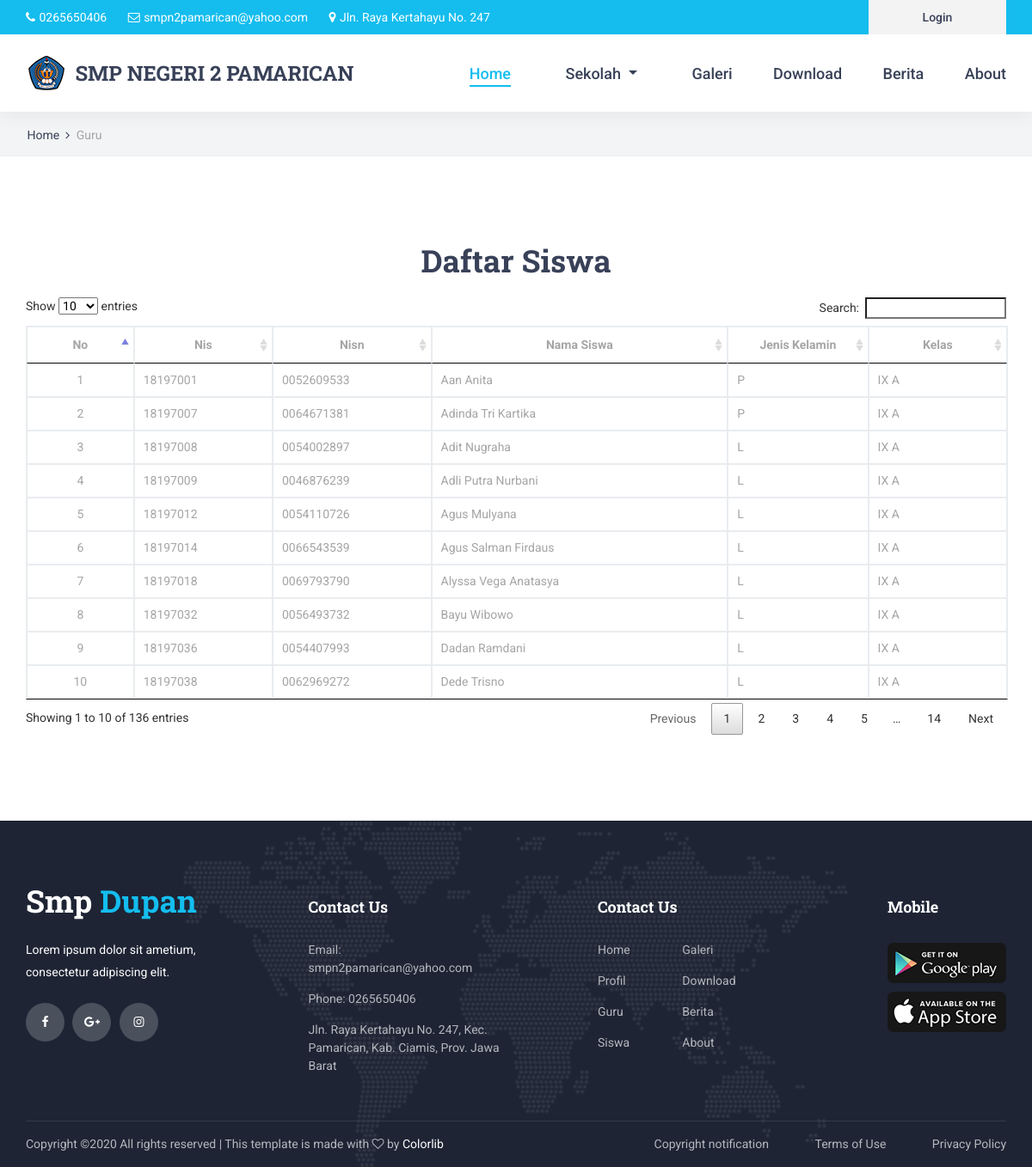
/index.php/home/siswa, run on the app's committed database.
### tables this page shows
CREATE TABLE `tbl_setting` (
  `id` int(1) NOT NULL,
  `nama_sekolah` varchar(255) DEFAULT NULL,
  `alamat` varchar(255) DEFAULT NULL,
  `no_telp` varchar(15) DEFAULT NULL,
  `kepala_sekolah` varchar(25) DEFAULT NULL,
  `nip` varchar(20) DEFAULT NULL,
  `foto_kepsek` varchar(255) DEFAULT NULL,
  `visi` text DEFAULT NULL,
  `misi` text DEFAULT NULL,
  `sejarah` text DEFAULT NULL
);

CREATE TABLE `tbl_siswa` (
  `id_siswa` int(11) NOT NULL,
  `nis` varchar(15) DEFAULT NULL,
  `nisn` varchar(15) DEFAULT NULL,
  `nama_siswa` varchar(25) DEFAULT NULL,
  `jenis_kelamin` varchar(15) DEFAULT NULL,
  `kelas` varchar(10) DEFAULT NULL
);

### application/views/layout/v_wrapper.php (called while the page is built)
<?php
 require_once('v_head.php');
 require_once('v_header.php');
 require_once('v_nav.php');
 require_once('v_content.php');
 require_once('v_footer.php');

### application/controllers/Home.php (called while the page is built, shortened)
 <?php
class HOME extends CI_Controller {
    public function __construct()
    {
        $this->load->model('m_home');
        $this->load->model('m_guru');
    }
    public function siswa()
    {
        $data = array(
                        'title' => 'Siswa',
                        'siswa' => $this->m_home->siswa(),
                        'isi' => 'v_siswa'
                    );
        $this->load->view('layout/v_wrapper',$data,FALSE);
    }
}

### index.php (called while the page is built, shortened)
<?php
require_once BASEPATH.'core/CodeIgniter.php';

### application/models/M_setting.php (called while the page is built, shortened)
<?php
class M_setting extends CI_Model {
	public function detail()
	{
		$this->db->select('*');
		$this->db->from('tbl_setting');
		$this->db->where('id', 1);
		return $this->db->get()->row();
	}
}

### application/views/layout/v_content.php (called while the page is built)
<?php
if($isi) {
	$this->load->view($isi);
}

### application/models/M_home.php (called while the page is built, shortened)
<?php
class M_home extends CI_Model {
	public function siswa()
	{
		$this->db->select('*');
		$this->db->from('tbl_siswa');
		$this->db->order_by('id_siswa', 'DESC');
		return $this->db->get()->result();
	}
}

### application/views/v_siswa.php (the view)
<div class="home">
	<div class="breadcrumbs_container">
		<div class="container">
			<div class="row">
				<div class="col">
					<div class="breadcrumbs">
						<ul>
							<li><a href="index.html">Home</a></li>
							<li>Guru</li>
						</ul>
					</div>
				</div>
			</div>
		</div>
	</div>
</div>
<div class="contact">
	<div class="contact_info_container">
		<div class="container">
			<div class="row">
				<div class="col-lg-12 text-center">
					<h2>Daftar Siswa</h2><br>
				</div>
				<div class="col-lg-12">
					<table class="table table-bordered" id="myTable">
						<thead>
							<tr>
								<th class="text-center" width="30px">No</th>
								<th class="text-center"width="50px">Nis</th>
								<th class="text-center"width="50px">Nisn</th>
								<th class="text-center"width="150px">Nama Siswa</th>
								<th class="text-center"width="50px">Jenis Kelamin</th>
								<th class="text-center"width="50px">Kelas</th>
							</tr>
						</thead>
						<tbody>
							<?php $no=1; foreach ($siswa as $key => $value) { ?>
							<tr>
								<td class="text-center"><?= $no++ ?></td>
								<td><?= $value->nis ?></td>
								<td><?= $value->nisn ?></td>
								<td><?= $value->nama_siswa ?></td>
								<td><?= $value->jenis_kelamin ?></td>
								<td><?= $value->kelas ?></td>
							</tr>
							<?php } ?>
						</tbody>
					</table>
				</div>
			</div>
		</div>
	</div>
</div>

### application/views/layout/v_header.php
<body>
<?php
$setting = $this->m_setting->detail();
?>
<div class="super_container">
	<header class="header">
		<div class="top_bar">
			<div class="top_bar_container">
				<div class="container">
					<div class="row">
						<div class="col">
							<div class="top_bar_content d-flex flex-row align-items-center justify-content-start">
								<ul class="top_bar_contact_list">
									<li>
										<i class="fa fa-phone" aria-hidden="true"></i>
										<div><?= $setting->no_telp ?></div>
									</li>
									<li>
										<i class="fa fa-envelope-o" aria-hidden="true"></i>
										<div>smpn2pamarican@yahoo.com</div>
									</li>
									<li>
										<i class="fa fa-map-marker" aria-hidden="true"></i>
										<div><?= $setting->alamat ?></div>
									</li>
								</ul>
								<div class="top_bar_login ml-auto">
									<div class="login_button"><a href="<?= base_url('login') ?>">Login</a></div>
								</div>
							</div>
						</div>
					</div>
				</div>
			</div>
		</div>

### application/views/layout/v_nav.php (shortened to what this page needs)
	<div class="header_container">
		<div class="container">
			<div class="row">
				<div class="col">
					<div class="header_content d-flex flex-row align-items-center justify-content-start">
						<div class="logo_container">
							<a href="<?= base_url() ?>">
								<img src="<?= base_url() ?>template/img/logo.PNG" alt="">
								<div class="logo_text"><h3><?= $setting->nama_sekolah ?></h3></div>
							</a>
						</div>
						<nav class="main_nav_contaner ml-auto">
							<ul class="main_nav">
								<li class="active"><a href="<?= base_url() ?>">Home</a></li>
								<li class="nav-item dropdown">
								<a class="nav-link dropdown-toggle" href="#" id="navbarDropdown" role="button" data-toggle="dropdown" aria-haspopup="true" aria-expanded="false">
								         Sekolah
								</a>
								 </li>
								<li><a href="<?= base_url('home/gallery') ?>">Galeri</a></li>
								<li><a href="<?= base_url('home/download') ?>">Download</a></li>
								<li><a href="<?= base_url('home/berita') ?>">Berita</a></li>
								<li><a href="<?= base_url('home/about') ?>">About</a></li>
							</ul>
						</nav>
					</div>
				</div>
			</div>
		</div>
	</div>
</header>

### template/Front-End/styles/main_styles.css (style rules this page uses)
* { margin: 0; padding: 0; -webkit-font-smoothing: antialiased; -webkit-text-shadow: rgba(0,0,0,.01) 0 0 1px; text-shadow: rgba(0,0,0,.01) 0 0 1px; }
body { font-family: 'Roboto', sans-serif; font-size: 14px; font-weight: 400; background: #FFFFFF; color: #a5a5a5; }
div { display: block; position: relative; -webkit-box-sizing: border-box; -moz-box-sizing: border-box; box-sizing: border-box; }
ul { list-style: none; margin-bottom: 0px; }
a, a:hover, a:visited, a:active, a:link { text-decoration: none; -webkit-font-smoothing: antialiased; -webkit-text-shadow: rgba(0,0,0,.01) 0 0 1px; text-shadow: rgba(0,0,0,.01) 0 0 1px; }
h2 { font-size: 36px; }
h3 { font-size: 24px; }
h1, h2, h3, h4, h5, h6 { font-family: 'Roboto Slab', serif; font-weight: 700; -webkit-font-smoothing: antialiased; -webkit-text-shadow: rgba(0,0,0,.01) 0 0 1px; text-shadow: rgba(0,0,0,.01) 0 0 1px; color: #384158; margin-bottom: 0; }
.super_container { width: 100%; overflow: hidden; }
.header { position: fixed; top: 0; left: 0; width: 100%; z-index: 100; box-shadow: 0px 5px 20px rgba(0,0,0,0.05); -webkit-transition: all 200ms ease; -moz-transition: all 200ms ease; -ms-transition: all 200ms ease; -o-transition: all 200ms ease; transition: all 200ms ease; }
.top_bar { width: 100%; background: #14bdee; }
.top_bar_container { width: 100%; height: 100%; }
.top_bar_content { width: 100%; height: 40px; }
.top_bar_contact_list li { display: inline-block; }
.top_bar_contact_list li i, .top_bar_contact_list li > div { display: inline-block; font-size: 14px; color: #FFFFFF; }
.top_bar_contact_list li > div { margin-left: 1px; }
.top_bar_contact_list li:not(:last-child) { margin-right: 21px; }
.top_bar_login { height: 100%; }
.login_button { width: 160px; height: 100%; background: #f3f3f3; text-align: center; }
.login_button a { display: block; font-size: 14px; font-weight: 500; line-height: 40px; color: #384158; }
.header_container { width: 100%; background: #FFFFFF; }
.header_content { height: 90px; -webkit-transition: all 200ms ease; -moz-transition: all 200ms ease; -ms-transition: all 200ms ease; -o-transition: all 200ms ease; transition: all 200ms ease; }
.logo, .logo_text { display: inline-block; }
.logo_text { font-family: 'Roboto Slab', serif; font-size: 36px; font-weight: 700; line-height: 0.75; color: #384158; vertical-align: middle; margin-left: 7px; -webkit-transition: all 200ms ease; -moz-transition: all 200ms ease; -ms-transition: all 200ms ease; -o-transition: all 200ms ease; transition: all 200ms ease; }
.main_nav, .search_button, .shopping_cart { display: inline-block; }
.main_nav li { display: inline-block; position: relative; }
.main_nav li:not(:last-child) { margin-right: 44px; }
.main_nav li a { font-size: 18px; font-weight: 500; color: #384158; -webkit-transition: all 200ms ease; -moz-transition: all 200ms ease; -ms-transition: all 200ms ease; -o-transition: all 200ms ease; transition: all 200ms ease; }
.main_nav li a:hover, .main_nav li.active a { color: #14bdee; }
.main_nav li.active::after { display: block; position: absolute; bottom: -2px; left: 0; width: 100%; height: 2px; background: #14bdee; content: ''; }
.home { width: 100%; height: 850px; }

### data on the page
tbl_setting: no_telp "0265650406", alamat "Jln. Raya Kertahayu No. 247", nama_sekolah "SMP NEGERI 2 PAMARICAN"
tbl_siswa: nis "18197001", nisn "0052609533", nama_siswa "Aan Anita", jenis_kelamin "P", kelas "IX A"
tbl_siswa: nis "18197007", nisn "0064671381", nama_siswa "Adinda Tri Kartika", jenis_kelamin "P", kelas "IX A"
tbl_siswa: nis "18197008", nisn "0054002897", nama_siswa "Adit Nugraha", jenis_kelamin "L", kelas "IX A"
tbl_siswa: nis "18197009", nisn "0046876239", nama_siswa "Adli Putra Nurbani", jenis_kelamin "L", kelas "IX A"
tbl_siswa: nis "18197012", nisn "0054110726", nama_siswa "Agus Mulyana", jenis_kelamin "L", kelas "IX A"
tbl_siswa: nis "18197014", nisn "0066543539", nama_siswa "Agus Salman Firdaus", jenis_kelamin "L", kelas "IX A"
tbl_siswa: nis "18197018", nisn "0069793790", nama_siswa "Alyssa Vega Anatasya", jenis_kelamin "L", kelas "IX A"
tbl_siswa: nis "18197032", nisn "0056493732", nama_siswa "Bayu Wibowo", jenis_kelamin "L", kelas "IX A"
tbl_siswa: nis "18197036", nisn "0054407993", nama_siswa "Dadan Ramdani", jenis_kelamin "L", kelas "IX A"
tbl_siswa: nis "18197038", nisn "0062969272", nama_siswa "Dede Trisno", jenis_kelamin "L", kelas "IX A"
